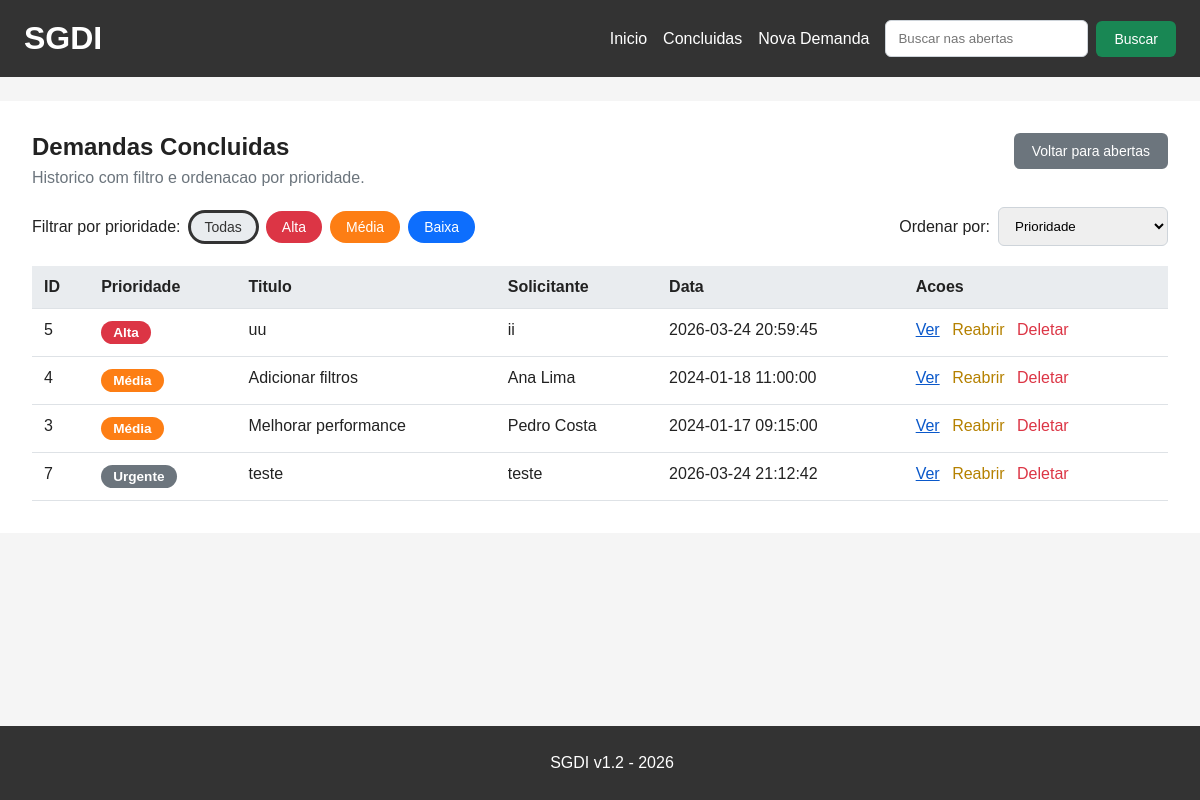
Before: /concluidas with the older database file.
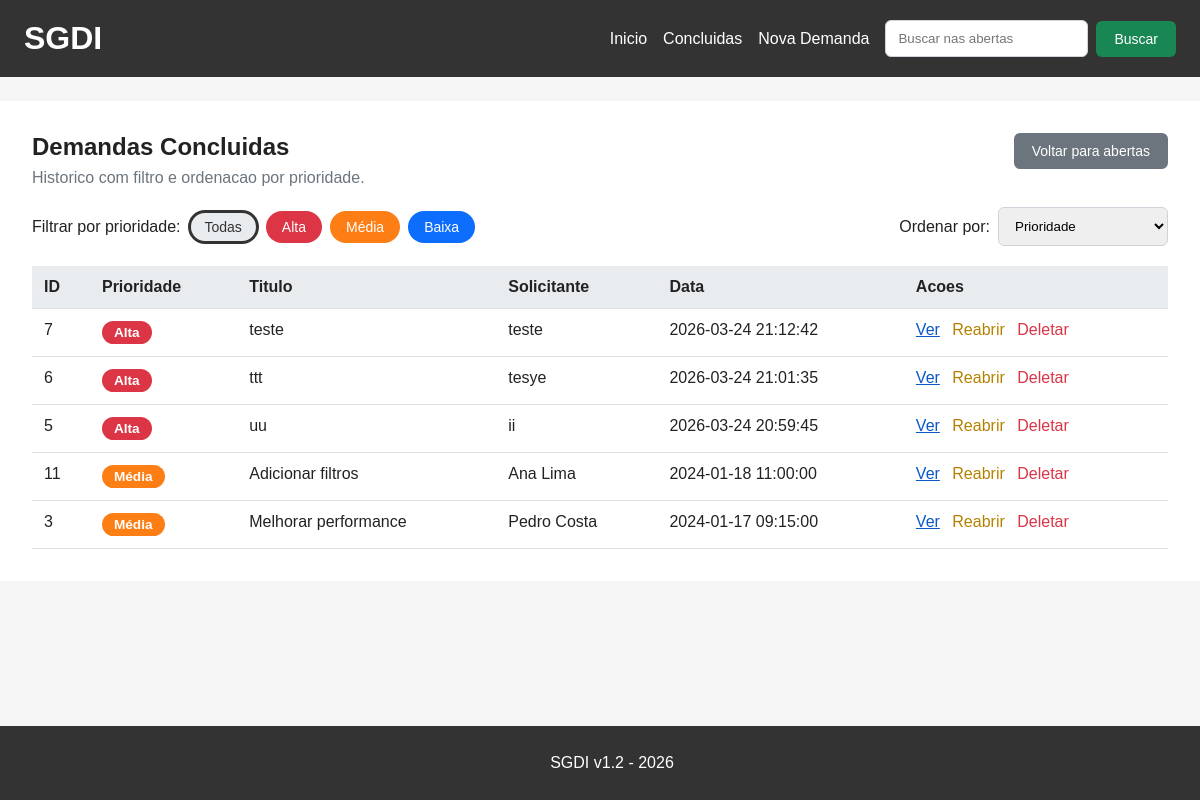
After: the same page with the newer database file.
### tables this page shows
CREATE TABLE demandas (
    id INTEGER PRIMARY KEY AUTOINCREMENT,
    titulo TEXT NOT NULL,
    descricao TEXT NOT NULL,
    solicitante TEXT NOT NULL,
    prioridade TEXT NOT NULL DEFAULT 'Média',
    status TEXT NOT NULL DEFAULT 'Aberta',
    data_criacao TEXT NOT NULL
);

### app.py (the view)
@app.route("/concluidas")
def concluidas():
    contexto = build_demand_context(
        STATUS_CONCLUIDA,
        filtro_prioridade=request.args.get("prioridade", "").strip(),
        ordenacao=request.args.get("ordenacao", "prioridade"),
    )
    return render_template("concluidas.html", **contexto)

### app.py (called while the page is built)
def get_db():
    return get_db_connection()

@app.template_filter("priority_slug")
def priority_slug(value):
    return PRIORIDADE_SLUGS.get(value, "neutra")

def normalize_priority(prioridade):
    return prioridade if prioridade in PRIORIDADES else ""

def normalize_order(ordenacao):
    return ordenacao if ordenacao in ORDENACOES else "prioridade"

def enrich_demands(demandas):
    agora = datetime.now()
    demandas_com_alerta = []
    for demanda in demandas:
        demanda_dict = dict(demanda)
        try:
            data_criacao = datetime.strptime(demanda["data_criacao"], "%Y-%m-%d %H:%M:%S")
            dias_parada = (agora - data_criacao).days
        except (ValueError, TypeError):
            dias_parada = 0
        demanda_dict["dias_parada"] = dias_parada
        demanda_dict["alerta_parada"] = (
            demanda_dict.get("status") == STATUS_ABERTA and dias_parada >= DIAS_ALERTA_PARADA
        )
        demandas_com_alerta.append(demanda_dict)
    return demandas_com_alerta

### database.py (called while the page is built)
def get_db_connection():
    conn = sqlite3.connect(DB_PATH)
    conn.row_factory = sqlite3.Row
    conn.execute("PRAGMA foreign_keys = ON")
    return conn

### templates/concluidas.html (shortened to what this page needs)
{% extends "base.html" %}
{% block content %}
<div class="page-header">
    <div>
        <h2>Demandas Concluidas</h2>
        <p class="contexto-lista">Historico com filtro e ordenacao por prioridade.</p>
    </div>
    <a href="{{ url_for('index') }}" class="button-link secondary-link">Voltar para abertas</a>
</div>
<div class="toolbar">
    <div class="filtros">
        <span>Filtrar por prioridade:</span>
        <a
            href="{{ url_for('concluidas', prioridade=None, ordenacao=ordenacao_atual) }}"
            class="filtro-btn {% if not filtro_atual %}filtro-ativo{% endif %}"
        >
            Todas
        </a>
        {% for prioridade in prioridades %}
            <a
                href="{{ url_for('concluidas', prioridade=prioridade, ordenacao=ordenacao_atual) }}"
                class="filtro-btn prioridade-{{ prioridade|priority_slug }} {% if filtro_atual == prioridade %}filtro-ativo{% endif %}"
            >
                {{ prioridade }}
            </a>
        {% endfor %}
    </div>
    <form method="GET" action="{{ url_for('concluidas') }}" class="sort-form">
        <label for="ordenacao-concluidas">Ordenar por:</label>
        <select name="ordenacao" id="ordenacao-concluidas" onchange="this.form.submit()">
            <option value="prioridade" {% if ordenacao_atual == 'prioridade' %}selected{% endif %}>Prioridade</option>
        </select>
    </form>
</div>
<div class="table-wrapper">
    <table>
        <thead>
            <tr>
                <th>ID</th>
                <th>Prioridade</th>
                <th>Titulo</th>
                <th>Solicitante</th>
                <th>Data</th>
                <th>Acoes</th>
            </tr>
        </thead>
        <tbody>
            {% for demanda in demandas %}
                <tr>
                    <td>{{ demanda['id'] }}</td>
                    <td>
                        <span class="badge prioridade-{{ demanda['prioridade']|priority_slug }}">
                            {{ demanda['prioridade'] }}
                        </span>
                    </td>
                    <td>{{ demanda['titulo'] }}</td>
                    <td>{{ demanda['solicitante'] }}</td>
                    <td>{{ demanda['data_criacao'] }}</td>
                    <td class="acoes">
                        <a href="{{ url_for('detalhes', id=demanda['id']) }}">Ver</a>
                        <form method="POST" action="{{ url_for('reabrir', id=demanda['id']) }}">
                            <button type="submit" class="btn-link btn-reabrir">Reabrir</button>
                        </form>
                        <form method="POST" action="{{ url_for('deletar', id=demanda['id']) }}" onsubmit="return confirm('Tem certeza que deseja deletar?');">
                            <button type="submit" class="btn-link btn-deletar">Deletar</button>
                        </form>
                    </td>
                </tr>
            {% endfor %}
        </tbody>
    </table>
</div>
{% endblock %}

Changed rows visible on the page:
no longer on this page (row edited): demandas: id "4", prioridade "Média", titulo "Adicionar filtros", solicitante "Ana Lima", data_criacao "2024-01-18 11:00:00"
changed demandas "teste": prioridade "Urgente" → "Alta"; moves up the list
now on this page (row edited): demandas: id "6", prioridade "Alta", titulo "ttt", solicitante "tesye", data_criacao "2026-03-24 21:01:35"
added demandas: id "11", prioridade "Média", titulo "Adicionar filtros", solicitante "Ana Lima", data_criacao "2024-01-18 11:00:00"
